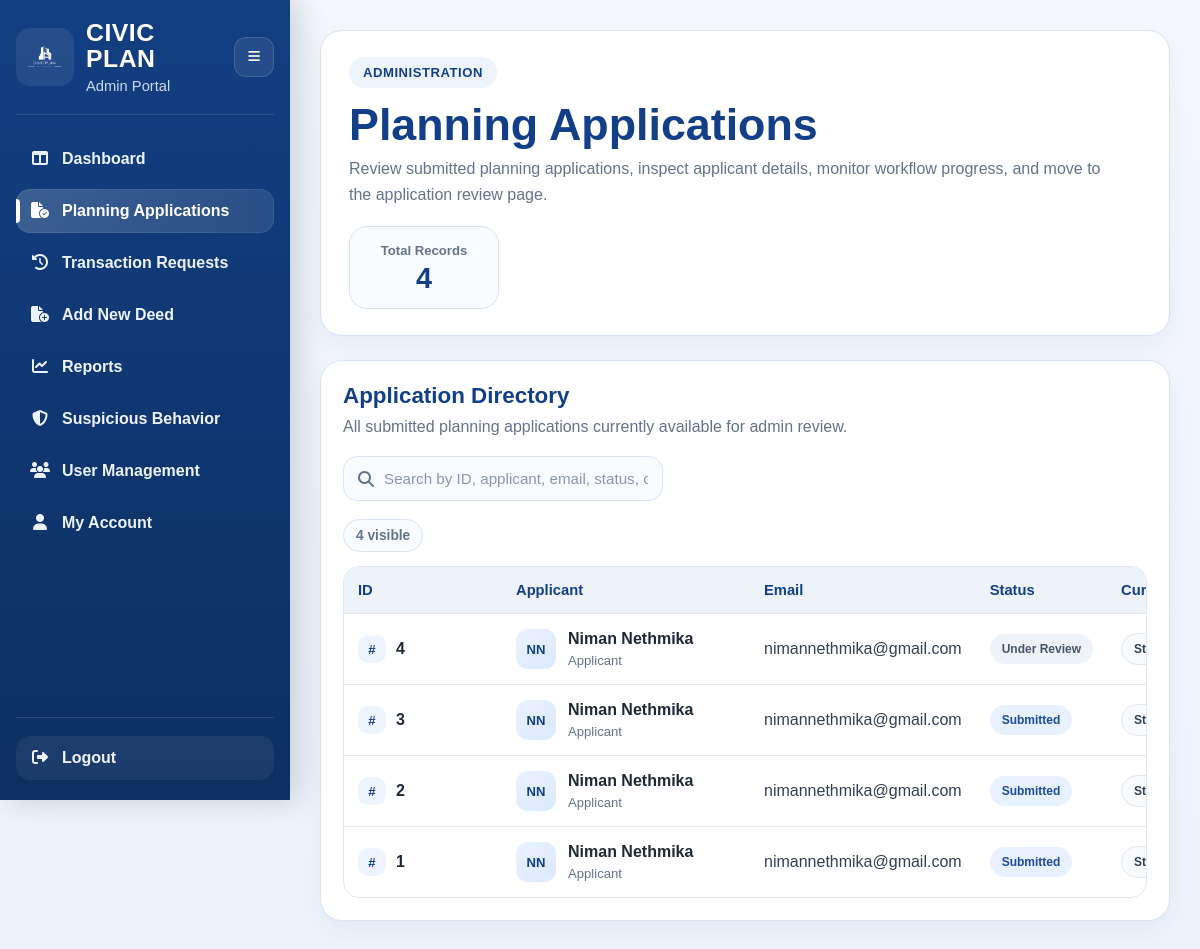
Screenshot of /admin/planning-applications (signed in) with the database file from the repository.
### tables this page shows
CREATE TABLE planning_applications (
        application_id INTEGER PRIMARY KEY AUTOINCREMENT,
        user_id INTEGER NOT NULL,
        status TEXT NOT NULL DEFAULT 'Draft',
        current_step TEXT DEFAULT '1',
        created_at TEXT DEFAULT CURRENT_TIMESTAMP,
        updated_at TEXT DEFAULT CURRENT_TIMESTAMP,
        reviewed_by INTEGER,
        reviewed_at TEXT,
        admin_comment TEXT,
        decision_pdf_path TEXT,
        workflow_stage TEXT DEFAULT 'Submitted',

        site_visit_required INTEGER DEFAULT 1,
        site_visit_status TEXT DEFAULT 'Pending',

        additional_docs_required INTEGER DEFAULT 0,

        planning_office_decision TEXT,
        planning_office_comment TEXT,
        planning_office_letter_path TEXT,

        first_officer_decision TEXT,
        first_officer_comment TEXT,
        first_officer_by INTEGER,
        first_officer_at TEXT,

        deputy_director_decision TEXT,
        deputy_director_comment TEXT,
        deputy_director_by INTEGER,
        deputy_director_at TEXT,

        committee_decision TEXT,
        committee_comment TEXT,
        committee_by INTEGER,
        committee_at TEXT, first_officer_letter_path TEXT, deputy_director_letter_path TEXT,

        FOREIGN KEY (user_id) REFERENCES users(user_id)
    );

CREATE TABLE users (
        user_id INTEGER PRIMARY KEY AUTOINCREMENT,
        first_name TEXT NOT NULL,
        last_name TEXT NOT NULL,
        phone_number TEXT,
        email TEXT NOT NULL,
        password_hash TEXT NOT NULL,
        date_of_birth TEXT,
        address TEXT,
        city TEXT,
        nic TEXT NOT NULL,
        employee_id TEXT,
        is_admin BOOLEAN DEFAULT 0,
        is_active BOOLEAN DEFAULT 1,
        created_at TEXT DEFAULT CURRENT_TIMESTAMP
    , failed_login_attempts INTEGER DEFAULT 0);

### routes/admin_planning_application_routes.py (the view)
@admin_planning_bp.route("/admin/planning-applications")
def admin_planning_applications():
    admin_user, redirect_response = admin_required()
    if redirect_response:
        return redirect_response
    conn = get_connection()
    cursor = conn.cursor()
    cursor.execute(
        """
        SELECT pa.application_id, pa.status, pa.current_step, pa.created_at, pa.updated_at,
               pa.workflow_stage, pa.site_visit_status, pa.additional_docs_required,
               pa.planning_office_decision, pa.planning_office_letter_path,
               pa.first_officer_decision, pa.deputy_director_decision, pa.committee_decision,
               u.first_name, u.last_name, u.email, u.nic
        FROM planning_applications pa
        JOIN users u ON pa.user_id = u.user_id
        WHERE pa.status IN ('Submitted', 'Under Review', 'Approved', 'Rejected') OR pa.status IS NULL
        ORDER BY
            CASE
                WHEN pa.updated_at IS NULL THEN pa.created_at
                ELSE pa.updated_at
            END DESC
        """
    )
    applications = cursor.fetchall()
    conn.close()
    return render_template(
        "admin_planning_applications.html",
        user=admin_user,
        applications=applications,
        active_page="planning_applications",
    )

### templates/admin_planning_applications.html (shortened to what this page needs)
<!DOCTYPE html>
<html lang="en">
<head>
    <link rel="stylesheet" href="{{ url_for('static', filename='admin_sidebar.css') }}">
    <link rel="stylesheet" href="{{ url_for('static', filename='admin_planning_applications.css') }}">
    <link rel="stylesheet" href="https://cdnjs.cloudflare.com/ajax/libs/font-awesome/6.5.0/css/all.min.css">
</head>
<body>
    <div class="dashboard-shell">
        {% include 'partials/admin_sidebar.html' %}
        <main class="main-content">
            <section class="page-hero reveal-up">
                <div class="page-hero-content">
                    <span class="page-kicker">Administration</span>
                    <h1>Planning Applications</h1>
                    <p>
                        Review submitted planning applications, inspect applicant details,
                        monitor workflow progress, and move to the application review page.
                    </p>
                </div>
                <div class="page-hero-meta">
                    <div class="hero-stat-card">
                        <span class="hero-stat-label">Total Records</span>
                        <strong>{{ applications|length }}</strong>
                    </div>
                </div>
            </section>
            <section class="applications-panel reveal-up">
                <div class="panel-header panel-header-split">
                    <div>
                        <h2>Application Directory</h2>
                        <p>All submitted planning applications currently available for admin review.</p>
                    </div>
                    <div class="header-tools">
                        <div class="search-box">
                            <i class="fa-solid fa-magnifying-glass"></i>
                            <input
                                type="text"
                                id="applicationSearch"
                                placeholder="Search by ID, applicant, email, status, or step">
                        </div>
                    </div>
                </div>
                <div class="table-meta">
                    <span class="table-count" id="visibleCount">{{ applications|length }} visible</span>
                </div>
                <div class="table-wrap">
                    <table class="applications-table">
                        <thead>
                            <tr>
                                <th>ID</th>
                                <th>Applicant</th>
                                <th>Email</th>
                                <th>Status</th>
                                <th>Current Step</th>
                            </tr>
                        </thead>
                        <tbody id="applicationsTableBody">
                            {% for app in applications %}
                            <tr class="application-row"
                                data-id="{{ app['application_id'] }}"
                                data-applicant="{{ (app['first_name'] ~ ' ' ~ app['last_name'])|lower }}"
                                data-email="{{ app['email']|lower }}"
                                data-status="{{ app['status']|lower }}"
                                data-step="{{ app['current_step'] }}">
                                <td>
                                    <div class="id-cell">
                                        <span class="id-badge">#</span>
                                        <strong>{{ app['application_id'] }}</strong>
                                    </div>
                                </td>
                                <td>
                                    <div class="applicant-cell">
                                        <div class="applicant-avatar">
                                            {{ app['first_name'][0] | upper }}{{ app['last_name'][0] | upper }}
                                        </div>
                                        <div class="applicant-meta">
                                            <strong>{{ app['first_name'] }} {{ app['last_name'] }}</strong>
                                            <span>Applicant</span>
                                        </div>
                                    </div>
                                </td>
                                <td class="email-cell">{{ app['email'] }}</td>
                                <td>
                                    <span class="status-pill
                                        {% if app['status'] == 'Approved' %}status-approved
                                        {% elif app['status'] == 'Submitted' %}status-submitted
                                        {% elif app['status'] == 'Rejected' %}status-rejected
                                        {% else %}status-other{% endif %}">
                                        {{ app['status'] }}
                                    </span>
                                </td>
                                <td>
                                    <span class="step-pill">Step {{ app['current_step'] }}</span>
                                </td>
                            </tr>
                            {% endfor %}
                        </tbody>
                    </table>
                </div>
            </section>
        </main>
    </div>
</body>
</html>

### templates/partials/admin_sidebar.html (shortened to what this page needs)
<aside class="sidebar admin-sidebar" id="adminSidebar">
    <div class="sidebar-top">
        <div class="sidebar-brand">
            <a href="{{ url_for('admin.admin_dashboard') }}" class="brand-link">
                <img src="{{ url_for('static', filename='images/logo-removebackground.png') }}" alt="Civic Plan Logo" />
                <div class="brand-text">
                    <h2>CIVIC PLAN</h2>
                    <p>Admin Portal</p>
                </div>
            </a>
            <button type="button" class="sidebar-toggle" id="sidebarToggle" aria-label="Toggle sidebar">
                <i class="fa-solid fa-bars"></i>
            </button>
        </div>
        <nav class="sidebar-nav">
            <a href="{{ url_for('admin.admin_dashboard') }}"
                class="nav-link {% if active_page == 'dashboard' or request.endpoint == 'admin.admin_dashboard' %}active{% endif %}">
                <span class="nav-icon"><i class="fa-solid fa-table-columns"></i></span>
                <span class="nav-text">Dashboard</span>
            </a>
            <a href="{{ url_for('admin_planning.admin_planning_applications') }}"
                class="nav-link {% if active_page == 'planning_applications' or request.endpoint == 'admin_planning.admin_planning_applications' or request.endpoint == 'admin_planning.admin_planning_application_detail' or request.endpoint == 'admin_planning.review_planning_application' or request.endpoint == 'admin_planning.planning_office_approval' or request.endpoint == 'admin_planning.deputy_director_review_page' or request.endpoint == 'admin_planning.district_project_committee_review' %}active{% endif %}">
                <span class="nav-icon"><i class="fa-solid fa-file-circle-check"></i></span>
                <span class="nav-text">Planning Applications</span>
            </a>
            <a href="{{ url_for('admin.admin_transaction_history_requests') }}"
                class="nav-link {% if active_page == 'transaction_requests' or request.endpoint == 'admin.admin_transaction_history_requests' %}active{% endif %}">
                <span class="nav-icon"><i class="fa-solid fa-clock-rotate-left"></i></span>
                <span class="nav-text">Transaction Requests</span>
            </a>
            <a href="{{ url_for('admin.admin_add_deed_page') }}"
                class="nav-link {% if active_page == 'add_deed' or request.endpoint == 'admin.admin_add_deed_page' or request.endpoint == 'admin.admin_add_deed' %}active{% endif %}">
                <span class="nav-icon"><i class="fa-solid fa-file-circle-plus"></i></span>
                <span class="nav-text">Add New Deed</span>
            </a>
            <a href="{{ url_for('admin_reports.admin_reports') }}"
                class="nav-link ">
                <span class="nav-icon"><i class="fa-solid fa-chart-line"></i></span>
                <span class="nav-text">Reports</span>
            </a>
            <a href="{{ url_for('admin.admin_suspicious_behavior') }}"
                class="nav-link {% if active_page == 'suspicious_behavior' or request.endpoint == 'admin.admin_suspicious_behavior' %}active{% endif %}">
                <span class="nav-icon"><i class="fa-solid fa-shield-halved"></i></span>
                <span class="nav-text">Suspicious Behavior</span>
            </a>
            <a href="{{ url_for('admin.admin_users') }}"
                class="nav-link {% if active_page == 'user_management' or request.endpoint == 'admin.admin_users' %}active{% endif %}">
                <span class="nav-icon"><i class="fas fa-users"></i></span>
                <span class="nav-text">User Management</span>
            </a>
            <a href="{{ url_for('user.account') }}"
                class="nav-link {% if request.endpoint == 'user.account' %}active{% endif %}">
                <span class="nav-icon"><i class="fa-solid fa-user"></i></span>
                <span class="nav-text">My Account</span>
            </a>
        </nav>
    </div>
    <div class="sidebar-footer">
        <a href="{{ url_for('auth.logout') }}" class="nav-link logout-link">
            <span class="nav-icon"><i class="fa-solid fa-right-from-bracket"></i></span>
            <span class="nav-text">Logout</span>
        </a>
    </div>
</aside>

### rows the page displays
planning_applications: application_id "4", first_name "N", last_name "N", first_name "Niman", last_name "Nethmika", email "nimannethmika@gmail.com", status "Under Review"
planning_applications: application_id "3", first_name "N", last_name "N", first_name "Niman", last_name "Nethmika", email "nimannethmika@gmail.com", status "Submitted"
planning_applications: application_id "2", first_name "N", last_name "N", first_name "Niman", last_name "Nethmika", email "nimannethmika@gmail.com", status "Submitted"
planning_applications: application_id "1", first_name "N", last_name "N", first_name "Niman", last_name "Nethmika", email "nimannethmika@gmail.com", status "Submitted"

### other values shown
{{ applications|length }} "4"
